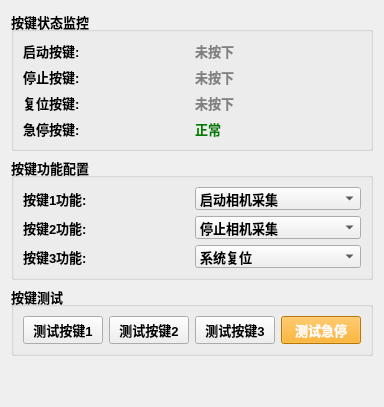
      <widget class="QWidget" name="tabPhysicalControl">
       <attribute name="title">
        <string>物理按键控制</string>
       </attribute>
       <layout class="QVBoxLayout" name="verticalLayout_physicalControl">
        <item>
         <widget class="QGroupBox" name="groupBoxKeyStatus">
          <property name="font">
           <font>
            <pointsize>10</pointsize>
            <bold>true</bold>
           </font>
          </property>
          <property name="title">
           <string>按键状态监控</string>
          </property>
          <layout class="QGridLayout" name="gridLayout_keyStatus">
           <item row="0" column="0">
            <widget class="QLabel" name="labelKey1Title">
             <property name="text">
              <string>启动按键:</string>
             </property>
            </widget>
           </item>
           <item row="0" column="1">
            <widget class="QLabel" name="labelKey1Status">
             <property name="styleSheet">
              <string>color: gray;</string>
             </property>
             <property name="text">
              <string>未按下</string>
             </property>
            </widget>
           </item>
           <item row="1" column="0">
            <widget class="QLabel" name="labelKey2Title">
             <property name="text">
              <string>停止按键:</string>
             </property>
            </widget>
           </item>
           <item row="1" column="1">
            <widget class="QLabel" name="labelKey2Status">
             <property name="styleSheet">
              <string>color: gray;</string>
             </property>
             <property name="text">
              <string>未按下</string>
             </property>
            </widget>
           </item>
           <item row="2" column="0">
            <widget class="QLabel" name="labelKey3Title">
             <property name="text">
              <string>复位按键:</string>
             </property>
            </widget>
           </item>
           <item row="2" column="1">
            <widget class="QLabel" name="labelKey3Status">
             <property name="styleSheet">
              <string>color: gray;</string>
             </property>
             <property name="text">
              <string>未按下</string>
             </property>
            </widget>
           </item>
           <item row="3" column="0">
            <widget class="QLabel" name="labelKey4Title">
             <property name="text">
              <string>急停按键:</string>
             </property>
            </widget>
           </item>
           <item row="3" column="1">
            <widget class="QLabel" name="labelKey4Status">
             <property name="styleSheet">
              <string>color: green; font-weight: bold;</string>
             </property>
             <property name="text">
              <string>正常</string>
             </property>
            </widget>
           </item>
          </layout>
         </widget>
        </item>
        <item>
         <widget class="QGroupBox" name="groupBoxKeyConfig">
          <property name="font">
           <font>
            <pointsize>10</pointsize>
            <bold>true</bold>
           </font>
          </property>
          <property name="title">
           <string>按键功能配置</string>
          </property>
          <layout class="QGridLayout" name="gridLayout_keyConfig">
           <item row="0" column="0">
            <widget class="QLabel" name="labelKeyFunction1">
             <property name="text">
              <string>按键1功能:</string>
             </property>
            </widget>
           </item>
           <item row="0" column="1">
            <widget class="QComboBox" name="comboBoxKey1Function">
             <item>
              <property name="text">
               <string>启动相机采集</string>
              </property>
             </item>
             <item>
              <property name="text">
               <string>开始检测</string>
              </property>
             </item>
             <item>
              <property name="text">
               <string>载物台回原点</string>
              </property>
             </item>
            </widget>
           </item>
           <item row="1" column="0">
            <widget class="QLabel" name="labelKeyFunction2">
             <property name="text">
              <string>按键2功能:</string>
             </property>
            </widget>
           </item>
           <item row="1" column="1">
            <widget class="QComboBox" name="comboBoxKey2Function">
             <item>
              <property name="text">
               <string>停止相机采集</string>
              </property>
             </item>
             <item>
              <property name="text">
               <string>暂停检测</string>
              </property>
             </item>
             <item>
              <property name="text">
               <string>载物台停止</string>
              </property>
             </item>
            </widget>
           </item>
           <item row="2" column="0">
            <widget class="QLabel" name="labelKeyFunction3">
             <property name="text">
              <string>按键3功能:</string>
             </property>
            </widget>
           </item>
           <item row="2" column="1">
            <widget class="QComboBox" name="comboBoxKey3Function">
             <item>
              <property name="text">
               <string>系统复位</string>
              </property>
             </item>
             <item>
              <property name="text">
               <string>清除报警</string>
              </property>
             </item>
             <item>
              <property name="text">
               <string>保存图像</string>
              </property>
             </item>
            </widget>
           </item>
          </layout>
         </widget>
        </item>
        <item>
         <widget class="QGroupBox" name="groupBoxKeyTest">
          <property name="font">
           <font>
            <pointsize>10</pointsize>
            <bold>true</bold>
           </font>
          </property>
          <property name="title">
           <string>按键测试</string>
          </property>
          <layout class="QHBoxLayout" name="horizontalLayout_keyTest">
           <item>
            <widget class="QPushButton" name="btnTestKey1">
             <property name="text">
              <string>测试按键1</string>
             </property>
            </widget>
           </item>
           <item>
            <widget class="QPushButton" name="btnTestKey2">
             <property name="text">
              <string>测试按键2</string>
             </property>
            </widget>
           </item>
           <item>
            <widget class="QPushButton" name="btnTestKey3">
             <property name="text">
              <string>测试按键3</string>
             </property>
            </widget>
           </item>
           <item>
            <widget class="QPushButton" name="btnTestEmergencyStop">
             <property name="styleSheet">
              <string>background-color: orange; color: white;</string>
             </property>
             <property name="text">
              <string>测试急停</string>
             </property>
            </widget>
           </item>
          </layout>
         </widget>
        </item>
        <item>
         <spacer name="verticalSpacer_physicalControl">
          <property name="orientation">
           <enum>Qt::Orientation::Vertical</enum>
          </property>
          <property name="sizeHint" stdset="0">
           <size>
            <width>20</width>
            <height>40</height>
           </size>
          </property>
         </spacer>
        </item>
       </layout>
      </widget>
